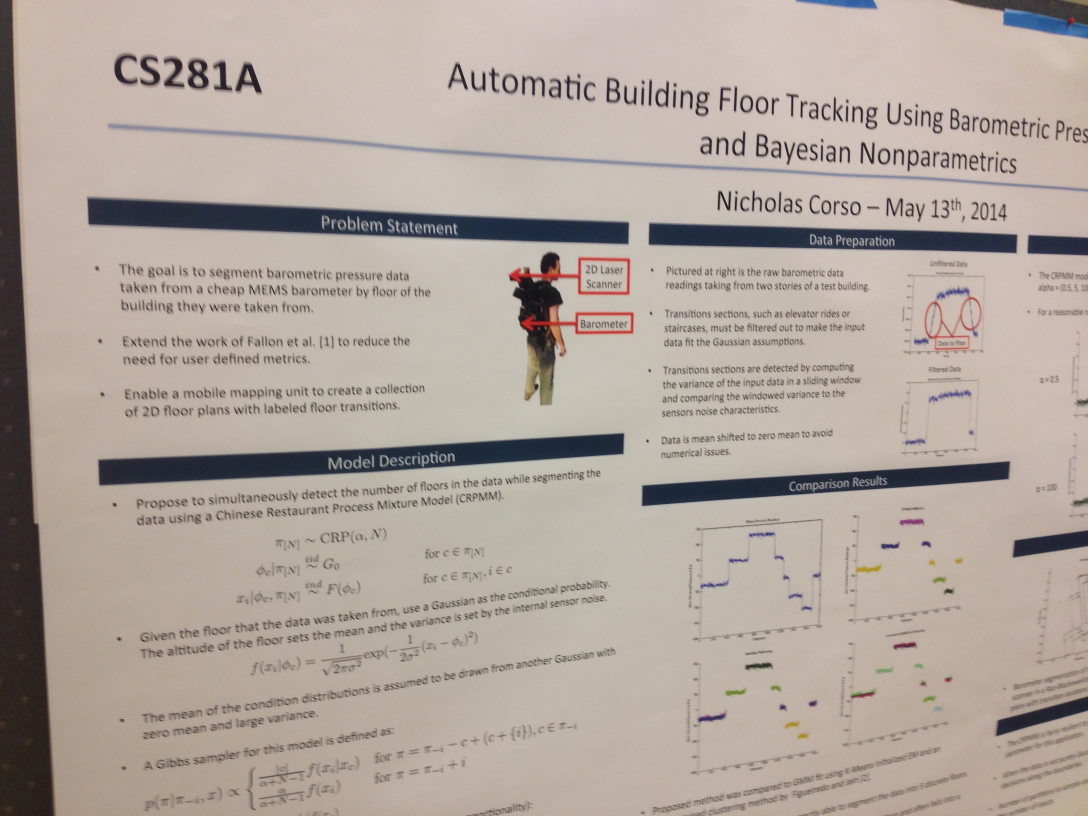
#> input picture Images/TestSeriesPoster/IMG_0639.jpg, 3264 x 2448 px (shown at 1/3 size); its folder holds 4 pictures in this run
$ python simpleSFM.py   (Python 2 division)   (older library calls are emulated)
#> lines starting #> are read from the running program, lines starting #| are printed output that depends on the picture
### BasicFunctions.py
"""
Provide some basic helper functions.
"""

import cv2
import numpy as np
import matplotlib.image as mpimg
import matplotlib.pyplot as plt
from mpl_toolkits.mplot3d import Axes3D
from scipy.optimize import leastsq
from Queue import PriorityQueue

NUM_EVALS = 0
LAST_AVG_ERROR = 0.0

def f2K(f):
    """ Convert focal length to camera intrinsic matrix. """

    K = np.matrix([[f, 0, 0],
                   [0, f, 0],
                   [0, 0, 1]], dtype=np.float)

    return K

def E2Rt(E, K, baseRt, frameIdx, kp1, kp2, matches):
    """ Convert essential matrix to pose. From H&Z p.258. """

    W = np.matrix([[0, -1, 0],
                   [1, 0, 0],
                   [0, 0, 1]], dtype=np.float)
#    Z = np.matrix([[0, 1, 0],
#                   [-1, 0, 0],
#                   [0, 0, 0]], dtype=np.float)

    U, D, V = np.linalg.svd(E)

    # skew-symmetric translation matrix
#    S = U * Z * U.T

    # two possibilities for R, t
    R1 = U * W * V.T
    R2 = U * W.T * V.T

    t1 = U[:, 2]
    t2 = -U[:, 2]

    # ensure positive determinants
    if np.linalg.det(R1) < 0:
        R1 = -R1

    if np.linalg.det(R2) < 0:
        R2 = -R2

    # extract match points
    matches1 = []
    matches2 = []
    for m in matches:
        pt1 = np.matrix([kp1[m.queryIdx].pt[0], kp1[m.queryIdx].pt[1]]).T
        matches1.append((pt1, m.queryIdx, frameIdx))

        pt2 = np.matrix([kp2[m.trainIdx].pt[0], kp2[m.trainIdx].pt[1]]).T
        matches2.append((pt2, m.trainIdx, frameIdx + 1))

    # create four possible new camera matrices
    Rt1 = np.hstack([R1, t1])
    Rt2 = np.hstack([R1, t2])
    Rt3 = np.hstack([R2, t1])
    Rt4 = np.hstack([R2, t2])

    # transform each Rt to be relative to baseRt
    baseRt4x4 = np.vstack([baseRt, np.matrix([0, 0, 0, 1], dtype=np.float)])
    Rt1 = Rt1 * baseRt4x4
    Rt2 = Rt2 * baseRt4x4
    Rt3 = Rt3 * baseRt4x4
    Rt4 = Rt4 * baseRt4x4

    # test how many points are in front of both cameras
    bestRt = None
    bestCount = -1
    bestPts3D = None
    for Rt in [Rt1, Rt2, Rt3, Rt4]:

        cnt = 0
        pts3D = {}
        for m1, m2 in zip(matches1, matches2):

            # use least squares triangulation
            x = triangulateLM(baseRt, Rt, m1[0], m2[0], K)

            # test if in front of both cameras
            if inFront(baseRt, x) and inFront(Rt, x):
                cnt += 1
                pts3D[x] = (m1, m2)

        # update best camera/cnt
        #print "[DEBUG] Found %d points in front of both cameras." % cnt
        if cnt > bestCount:
            bestCount = cnt
            bestRt = Rt
            bestPts3D = pts3D

    print "Found %d of %d possible 3D points in front of both cameras.\n" % (bestCount, len(matches1))

    # Wrap bestRt, bestPts3D into a 'pair'
    pair = {}
    pair["motion"] = [baseRt, bestRt]
    pair["3Dmatches"] = {}
    pair["frameOffset"] = frameIdx
    for X, matches in bestPts3D.iteritems():
        m1, m2 = matches
        key = (m1[1], m1[2]) # use m1 instead of m2 for matching later

        entry = {"frames" : [m1[2], m2[2]], # frames that can see this point
                 "2Dlocs" : [m1[0], m2[0]], # corresponding 2D points
                 "3Dlocs" : X,              # 3D triangulation
                 "newKey" : (m2[1], m2[2])} # next key (for merging with graph)
        pair["3Dmatches"][key] = entry

    return pair

# [360 lines left out: functions updateGraph, finalizeGraph, repeatedBundleAdjustment, bundleAdjustment, outlierRejection, unpackGraph and 9 more, not called in this run]

def inFront(Rt, X):
    """ Return true if X is in front of the camera. """

    R = Rt[:, :-1]
    t = Rt[:, -1:]

    if R[2, :] * (X + R.T * t) > 0:
        return True
    return False

def triangulateLM(Rt1, Rt2, x1, x2, K):
    """
    Use nonlinear optimization to triangulate a 3D point, initialized with
    the estimate from triangulateCross().
    """

    # initialize with triangulateCross() linear solution
    x0 = np.asarray(triangulateCross(Rt1, Rt2, x1, x2, K).T)[0, :]

    # run Levenberg-Marquardt algorithm
    args = (Rt1, Rt2, x1, x2, K)
    result, success = leastsq(triangulationError, x0, args=args, maxfev=10000)

    # convert back to column vector and return
    X =  np.matrix(result).T

    # [8 lines of commented-out code are left out]

    return X

def triangulationError(x, Rt1, Rt2, x1, x2, K):
    """ Calculate triangulation error for single point x as a row-vector. """

    X = np.matrix(x).T

    # project into each frame
    px1 = fromHomogenous(K * Rt1 * toHomogenous(X))
    px2 = fromHomogenous(K * Rt2 * toHomogenous(X))

    # compute the diffs
    diff1 = px1 - x1
    diff2 = px2 - x2

    return np.asarray(np.vstack([diff1, diff2]).T)[0, :]

# [22 lines left out: function triangulateLS, not called in this run]

def triangulateCross(Rt1, Rt2, x1, x2, K):
    """
    Triangulate a 3D point given its location in two frames of reference
    by using a cross product relation. Use least squares to solve.
    """

    # set up cross product matrix
    p1x = vector2cross(toHomogenous(x1))
    p2x = vector2cross(toHomogenous(x2))
    M = np.vstack([p1x * K * Rt1, p2x * K * Rt2])

    # solve with least squares
    A = M[:, :-1]
    b = -M[:, -1:]
    X = np.linalg.lstsq(A, b)[0]

    # [8 lines of commented-out code are left out]

    return X

def vector2cross(v):
    """ Return the cross-product matrix version of a column vector. """

    cross = np.matrix([[0, -v[2, 0], v[1, 0]],
                       [v[2, 0], 0, -v[0, 0]],
                       [-v[1, 0], v[0, 0], 0]], dtype=np.float)
    return cross

def fromHomogenous(X):
    """ Transform a point from homogenous to normal coordinates. """

    x = X[:-1, :]
    x /= X[-1, :]

    return x

def toHomogenous(x):
    """ Transform a point from normal to homogenous coordinates. """

    X = np.vstack([x, np.ones((1, x.shape[1]))])

    return X

def basePose():
    """ Return the base camera pose. """

    return np.matrix(np.hstack([np.eye(3), np.zeros((3, 1))]))

# [154 lines left out: functions ij2xy, drawMatches, imread, imshow, imsave, plotTrajectory and 5 more, not called in this run]

### simpleSFM.py
"""
SimpleSFM main file.
"""

import os, sys
import BasicFunctions as bf
import numpy as np
import matplotlib.image
import cv2
import matplotlib.pyplot as plt
from mpl_toolkits.mplot3d import Axes3D
import cPickle as pickle

# parameters
visualize = False
RATIO = 0.2
MIN_MATCHES = 10
PKLFILE = "pts3D.pkl"
PLYFILE = "model.ply"
LO_ITER = 20000
MAX_RMS_ERROR = 1.0e-4
ERROR_CUTOFF = 25.0
OUTLIER_MAX_DIST = 10.0
PERCENT_OUTLIERS = 2.0
NOISE_SD = 0.05
ADJUST_FREQ = 3

# set up
IMPATH = "Images/TestSeriesPoster/"
files = [f for f in os.listdir(IMPATH) if (not f.startswith(".")
         and not f == PLYFILE and not f == PKLFILE)]

frames = {}
frames["files"] = np.array(files)
frames["images"] = []
frames["focal_length"] = RATIO * 4100.0 / 1.4
frames["K"] = bf.f2K(frames["focal_length"])
frames["num_images"] = len(files)

# graph dictionary
# -- motion is the frame-to-frame estimate of [R|t]
# -- 3Dmatches maps 3D points to 2D points in specific frames via a dictionary
#    whose keys are the tuple (kp_idx, most_recent_frame) and values are
#    the dict ([previous_frames], [xy_positions], [3D_estimates])
graph = {}
graph["motion"] = [bf.basePose()]
graph["3Dmatches"] = {}
graph["frameOffset"] = 0

# make an ORB detector
orb = cv2.ORB()

# make a brute force matcher
matcher = cv2.BFMatcher(normType=cv2.NORM_HAMMING)

# keep track of last camera pose
lastRt = graph["motion"][0]

# for adjacent frames, detect ORB keypoints and extimate F
for i in range(1, frames["num_images"]):

    print "\nNow analyzing frames %d and %d of %d." % (i-1, i, frames["num_images"]-1)

    # read in images
    img1 = cv2.imread(IMPATH + frames["files"][i - 1])
#> img1 is the input picture: shape (2448, 3264, 3); mean B, G, R 156.8, 165.4, 177
    img2 = cv2.imread(IMPATH + frames["files"][i])
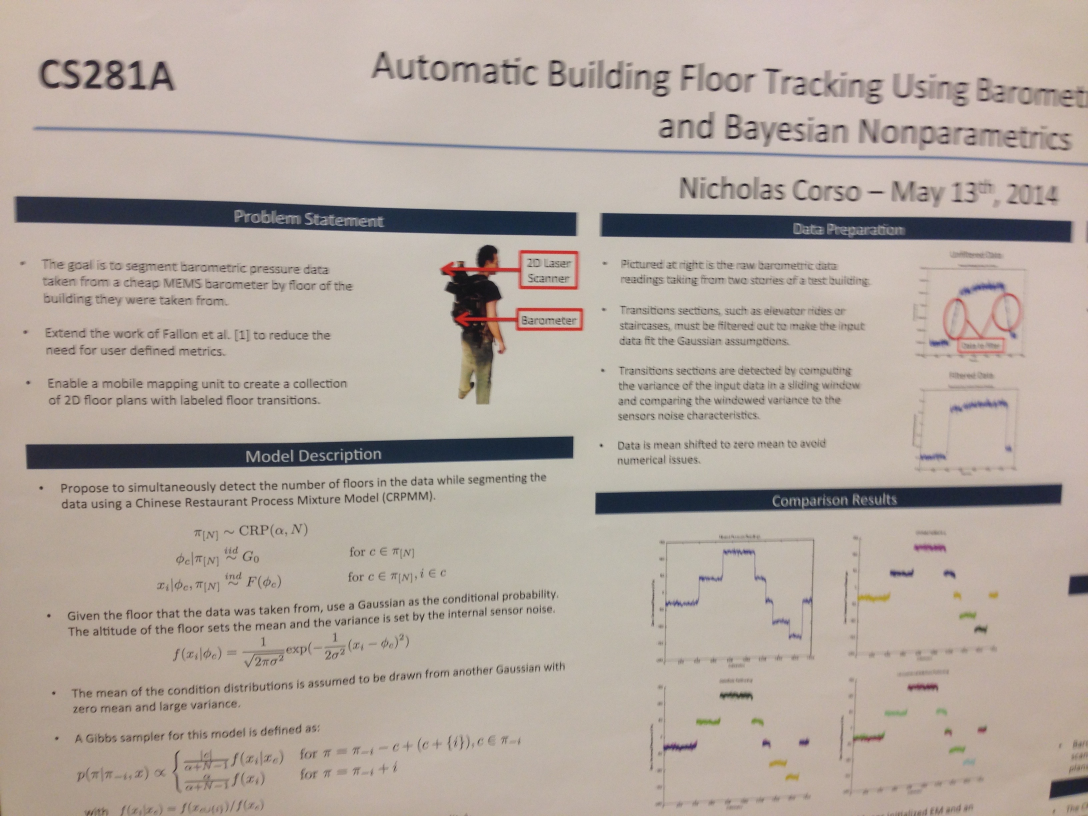
#> input picture Images/TestSeriesPoster/IMG_0640.jpg, 3264 x 2448 px (shown at 1/3 size)
#> img2 is the input picture: shape (2448, 3264, 3); mean B, G, R 158.9, 167.7, 179.4

#    img1 = np.flipud(np.fliplr(cv2.resize(img1, dsize=(0, 0), fx=RATIO, fy=RATIO)))
#    img2 = np.flipud(np.fliplr(cv2.resize(img2, dsize=(0, 0), fx=RATIO, fy=RATIO)))

    img1 = cv2.resize(img1, dsize=(0, 0), fx=RATIO, fy=RATIO)
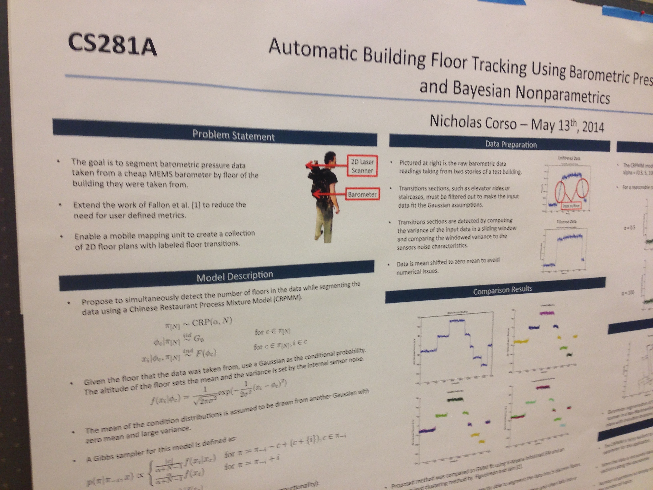
#> img1: shape (490, 653, 3); mean B, G, R 156.8, 165.4, 176.9
    img2 = cv2.resize(img2, dsize=(0, 0), fx=RATIO, fy=RATIO)
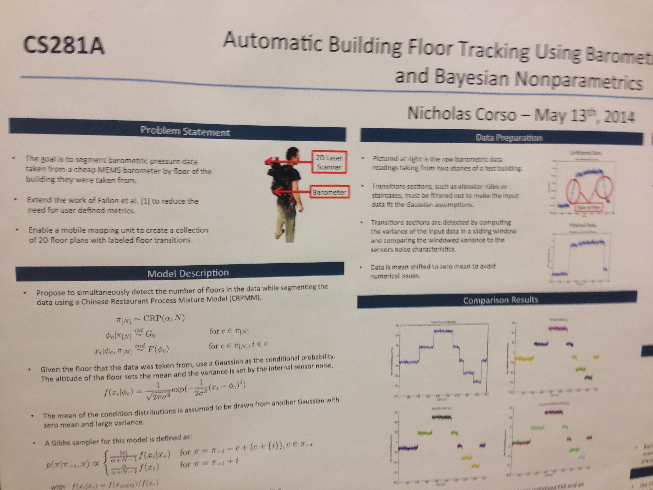
#> img2: shape (490, 653, 3); mean B, G, R 158.9, 167.7, 179.3

    frames["images"].append(img1)
    if i == frames["num_images"] - 1:
        frames["images"].append(img2)

    gray1 = cv2.cvtColor(img1, cv2.COLOR_BGR2GRAY)
    gray2 = cv2.cvtColor(img2, cv2.COLOR_BGR2GRAY)
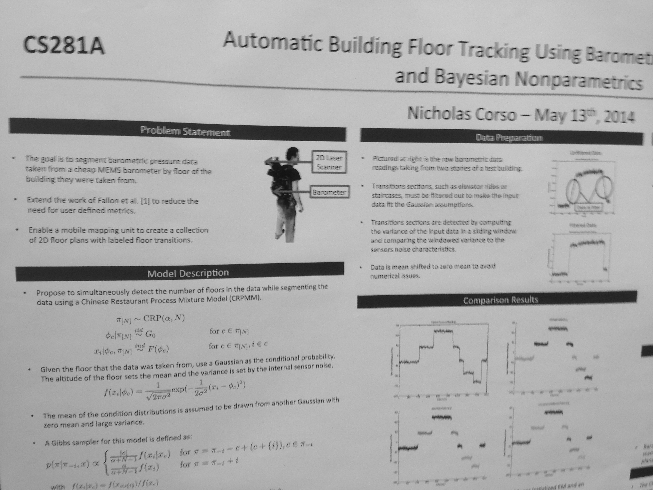
#> gray2: shape (490, 653); min 15, max 213, mean 170.2

    # get keypoints
    kp1, des1 = orb.detectAndCompute(gray1, None)
#> kp1 = 500 keypoints; strongest (x, y, size): (120, 48, 37.2), (396, 63, 31), (426, 90, 31), (118, 47, 31)
    kp2, des2 = orb.detectAndCompute(gray2, None)
#> kp2 = 500 keypoints; strongest (x, y, size): (291, 149, 77.1), (292, 149, 64.3), (295, 166, 31), (364, 134, 92.6)

    # do keypoint matching
    matches = matcher.knnMatch(des1, des2, k=2)
#> matches = 500 matches

    # store all the good matches as per Lowe's ratio test.
    good_matches = []
    for m, n in matches:
        if m.distance < 0.7 * n.distance:
            good_matches.append(m)
#> after the loop, good_matches = 121 matches

    # estimate F if sufficient good matches
    if len(good_matches) < MIN_MATCHES:
        print "Did not find enough good matches (%d/%d)" % (len(good_matches),MIN_MATCHES)
        sys.exit(0)

    pts1 = np.array([kp1[m.queryIdx].pt for m in good_matches]).reshape(-1,1,2)
#> pts1 = 121 rows, first 8: [413, 55], [91, 46], [518, 87], [274, 39], [426, 90], [489, 62], [336, 181], [445, 92]
    pts2 = np.array([kp2[m.trainIdx].pt for m in good_matches]).reshape(-1,1,2)
#> pts2 = 121 rows, first 8: [386.4, 42], [43, 48], [518, 73], [229, 32], [402, 80.4], [478.8, 46.8], [300, 178], [424.8, 80.4]

    F, mask = cv2.findFundamentalMat(pts1, pts2, cv2.RANSAC, 5.0)
#> F = [[-2.52e-07, -9.47e-05, 0.0182], [0.000102, -1.5e-06, -0.0313], [-0.0191, 0.0258, 1]]; mask = 121 values, max 1 at index 0, min 0 at index 13, mean 0.983
    matchesMask = mask.ravel().tolist()
#> matchesMask has the same summary as mask
    inliers = [m for m, keep in zip(good_matches, matchesMask) if keep == 1]
#> inliers = 119 matches

    if visualize:
        bf.drawMatches(img1, kp1, img2, kp2, inliers)

    # get E from F and convert to pose, and get 3D pts as pair
    # a 'pair' is basically the same as a 'graph', but it has only two frames
    E = frames["K"].T * F * frames["K"]
#> E = [[-0.0866, -32.5, 10.65], [34.94, -0.515, -18.34], [-11.21, 15.13, 1]]
    pair = bf.E2Rt(E, frames["K"], lastRt, i-1, kp1, kp2, inliers)
#> in E2Rt, `U, D, V = np.linalg.svd(E)`: U = [[-0.0865, -0.912, 0.401], [0.959, 0.0327, 0.281], [-0.269, 0.409, 0.872]]; D = [41.12, 37.31, 2.28e-15]; V = [[0.889, -0.0427, -0.457], [-0.0903, 0.96, -0.265], [-0.45, -0.277, -0.849]]
#> in E2Rt, `R1 = U * W * V.T`: R1 = [[-0.997, 0.0588, 0.0452], [-0.0583, -0.998, 0.0128], [-0.0459, -0.0101, -0.999]]
#> in E2Rt, `R2 = U * W.T * V.T`: R2 = [[0.631, -0.272, -0.727], [-0.198, 0.849, -0.49], [-0.75, -0.453, -0.482]]
#> in E2Rt, `t1 = U[:, 2]`: t1 = [[0.401], [0.281], [0.872]]
#> in E2Rt, `t2 = -U[:, 2]`: t2 = [[-0.401], [-0.281], [-0.872]]
#> in E2Rt, `R1 = -R1`: R1 = [[0.997, -0.0588, -0.0452], [0.0583, 0.998, -0.0128], [0.0459, 0.0101, 0.999]]
#> in E2Rt, `R2 = -R2`: R2 = [[-0.631, 0.272, 0.727], [0.198, -0.849, 0.49], [0.75, 0.453, 0.482]]
#> the loop in E2Rt, `for m in matches:` made 119 passes
#> (pt1, pt2) on passes 1 to 12: ([[413], [55]], [[386.4], [42]]), ([[91], [46]], [[43], [48]]), ([[518], [87]], [[518], [73]]), ([[274], [39]], [[229], [32]]), ([[426], [90]], [[402], [80.4]]), ([[489], [62]], [[478.8], [46.8]]), ([[336], [181]], [[300], [178]]), ([[445], [92]], [[424.8], [80.4]]), ([[297], [54]], [[255], [47]]), ([[436], [53]], [[414], [39.6]]), ([[433], [53]], [[410.4], [39.6]]), ([[445], [125]], [[428], [118]])
#> after the loop in E2Rt, `for m in matches:`: matches1 = 119 items, first 6: ([[413], [55]], 2, 0), ([[91], [46]], 10, 0), ([[518], [87]], 20, 0), ([[274], [39]], 27, 0), ([[426], [90]], 29, 0), ([[489], [62]], 31, 0); matches2 = 119 items, first 6: ([[386.4], [42]], 150, 1), ([[43], [48]], 2, 1), ([[518], [73]], 42, 1), ([[229], [32]], 1, 1), ([[402], [80.4]], 122, 1), ([[478.8], [46.8]], 156, 1)
#> in E2Rt, `Rt1 = np.hstack([R1, t1])`: Rt1 = [[0.997, -0.0588, -0.0452, 0.401], [0.0583, 0.998, -0.0128, 0.281], [0.0459, 0.0101, 0.999, 0.872]]
#> in E2Rt, `Rt2 = np.hstack([R1, t2])`: Rt2 = [[0.997, -0.0588, -0.0452, -0.401], [0.0583, 0.998, -0.0128, -0.281], [0.0459, 0.0101, 0.999, -0.872]]
#> in E2Rt, `Rt3 = np.hstack([R2, t1])`: Rt3 = [[-0.631, 0.272, 0.727, 0.401], [0.198, -0.849, 0.49, 0.281], [0.75, 0.453, 0.482, 0.872]]
#> in E2Rt, `Rt4 = np.hstack([R2, t2])`: Rt4 = [[-0.631, 0.272, 0.727, -0.401], [0.198, -0.849, 0.49, -0.281], [0.75, 0.453, 0.482, -0.872]]
#> the loop in E2Rt, `for Rt in [Rt1, Rt2, Rt3, Rt4]: ` made 1 pass
#> (the run stopped early here; a loop or call above may not have finished)
